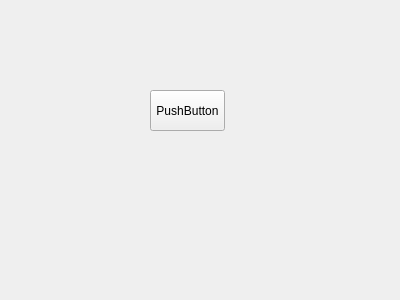
<?xml version="1.0" encoding="UTF-8"?>
<ui version="4.0">
 <class>Form</class>
 <widget class="QWidget" name="Form">
  <property name="geometry">
   <rect>
    <x>0</x>
    <y>0</y>
    <width>400</width>
    <height>300</height>
   </rect>
  </property>
  <property name="windowTitle">
   <string>Form</string>
  </property>
  <widget class="QPushButton" name="pushButton">
   <property name="geometry">
    <rect>
     <x>150</x>
     <y>90</y>
     <width>75</width>
     <height>41</height>
    </rect>
   </property>
   <property name="text">
    <string>PushButton</string>
   </property>
  </widget>
 </widget>
 <resources/>
 <connections/>
</ui>
